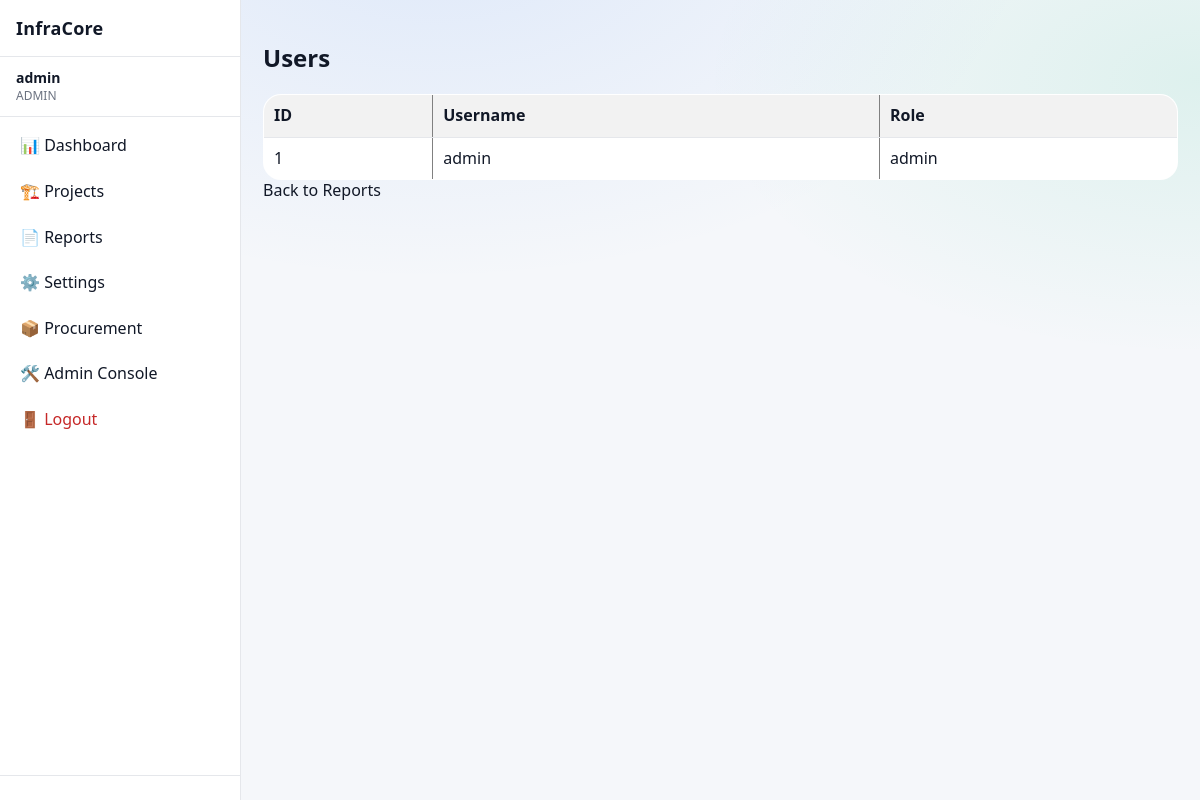
Page /users/ (signed in) on the earlier database version.
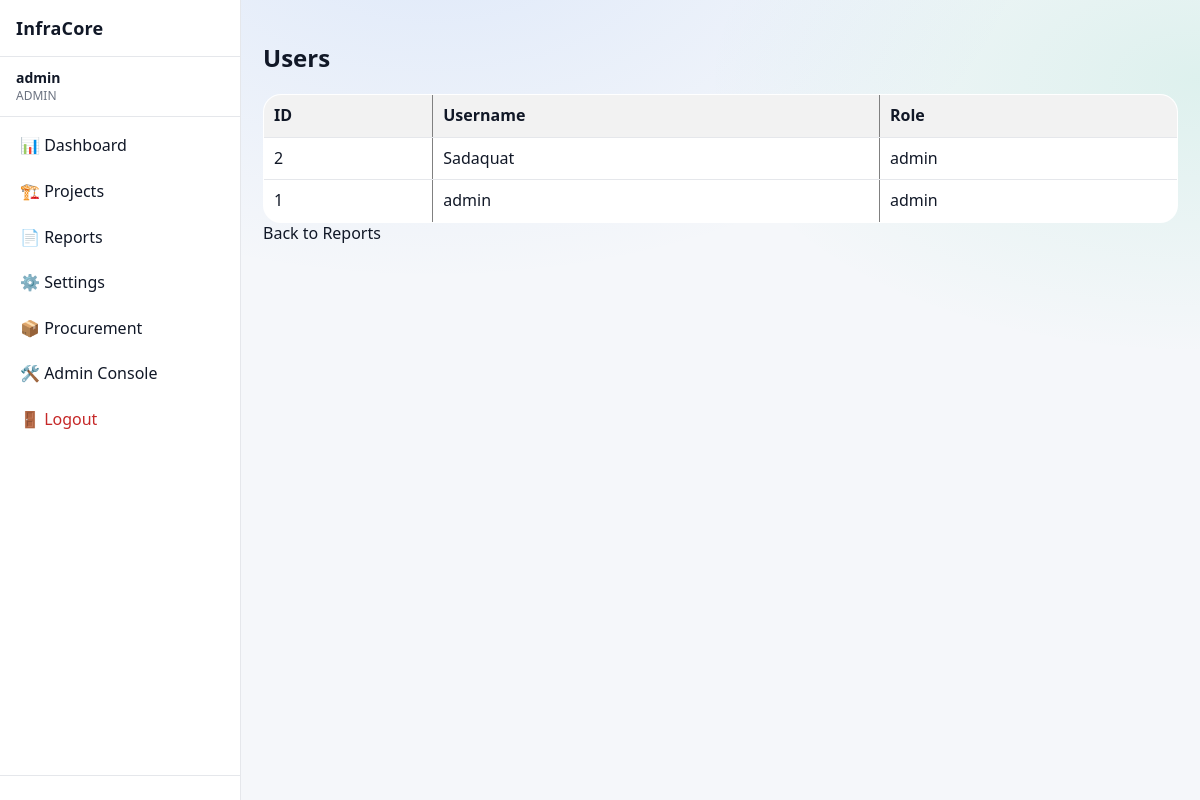
Same page on the later database version.
### app/models/user.py (models this page shows)
class User(Base):
    __tablename__ = "users"
    id = Column(Integer, primary_key=True, index=True)
    username = Column(String, unique=True, index=True, nullable=False)
    password_hash = Column(String, nullable=False)
    role = Column(String, default="user")
    is_active = Column(Boolean, default=True, nullable=False)
    created_at = Column(DateTime, default=datetime.utcnow, nullable=False)
    updated_at = Column(
        DateTime,
        default=datetime.utcnow,
        onupdate=datetime.utcnow,
        nullable=False
    )

### app/routes/users.py (the view)
@router.get("/", response_class=HTMLResponse)
def users_page(request: Request, db: Session = Depends(get_db)):
    session_user = request.session.get("user")
    if session_user is None:
        return RedirectResponse("/login", status_code=302)
    if session_user.get("role") != "admin":
        return RedirectResponse("/reports", status_code=302)
    users = db.query(User).order_by(User.username).all()
    return templates.TemplateResponse(
        "users.html",
        {
            "request": request,
            "user": session_user,
            "users": users,
        },
    )

### app/templates/users.html
{% extends "base.html" %}
{% block content %}
<h2>Users</h2>
<table border="1" cellpadding="6">
    <tr>
        <th>ID</th>
        <th>Username</th>
        <th>Role</th>
    </tr>
    {% for u in users %}
    <tr>
        <td>{{ u.id }}</td>
        <td>{{ u.username }}</td>
        <td>{{ u.role }}</td>
    </tr>
    {% endfor %}
</table>
<a href="/reports">Back to Reports</a>
{% endblock %}

Differences in the rows shown:
added User: id "2", username "Sadaquat", role "admin"
